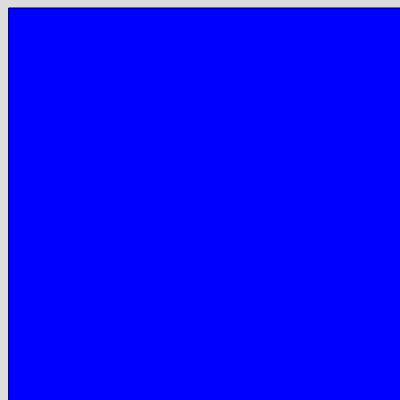
Frame 1 (no input)
Frame 60 (no input): identical to frame 1, image omitted
Frame 120 (the mouse pressed at the canvas centre since frame 60): identical to frame 1, image omitted

The p5.js sketch that drew this single still picture (run headless with seeded random() and noise() and a simulated clock; from frame 60 on, the mouse is pressed at the canvas centre):

// p5.js sketch
// ── sketch.js
var boxdetails = {
  x:9,
  y:8,
  width:4,
  height:5,
  color:["red","blue","green"]
}







function setup() {
  createCanvas(400, 400);
}

function draw() {
  background(220);
  boxdetails.width = 400
  boxdetails.height = 400
  fill (boxdetails.color[1])
  rect(boxdetails.x,boxdetails.y,boxdetails.width,boxdetails.height)
}
